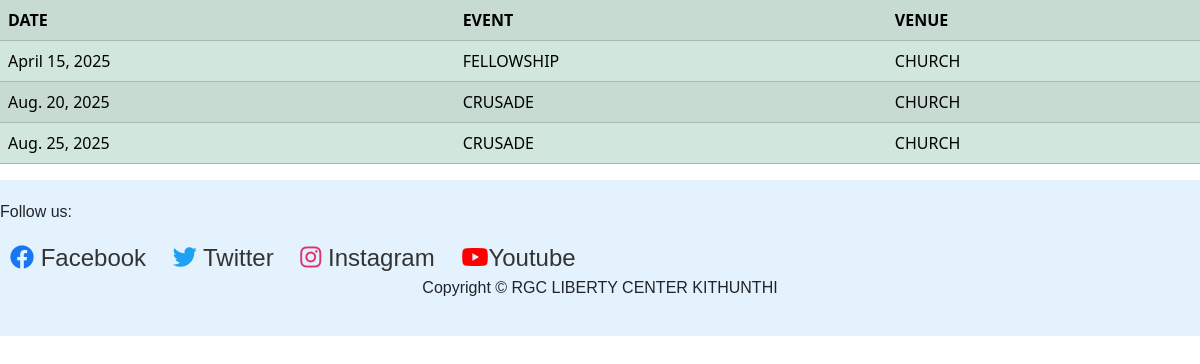
The page /men_ministry/ on the database its author committed.
### churchapp/models.py (models this page shows)
class Men_ministry(models.Model):
    DATE = models.DateField(blank=False, null=False)  # Changed to DateField
    EVENT = models.TextField()
    VENUE = models.CharField(max_length=255, blank=False, null=False)

### churchapp/views.py (the view)
# urls.py: path('men_ministry/', views.men_ministry, name='men_ministry'),
def men_ministry(request):
    men=Men_ministry.objects.all().order_by("DATE")
    return render(request,'men_ministry.html',{"men":men})

### churchapp/templates/men_ministry.html (shortened to what this page needs)
{% load static %}
<!DOCTYPE html>
<html lang="en">
<head>
    <link rel="stylesheet" href="{% static 'styles.css'%}">
    <link href="https://cdn.jsdelivr.net/npm/bootstrap@5.3.3/dist/css/bootstrap.min.css" rel="stylesheet">
     <link href="https://cdnjs.cloudflare.com/ajax/libs/font-awesome/6.0.0-beta3/css/all.min.css" rel="stylesheet">
</head>
<body>
    <main>
      <table class="table table-success table-striped">
        <tr>
            <th>DATE</th>
            <th>EVENT</th>
            <th>VENUE</th>
        </tr>
        {% for men in men %}
        <tr>
            <td>{{men.DATE}}</td>
            <td>{{men.EVENT}}</td>
            <td>{{men.VENUE}}</td>
        </tr>
        {% endfor  %}
  </table>
    </main>
    <footer>
        <p>Follow us:</p>
     <div class="social-media-icons">
      <a href="https://facebook.com/Rgc-kithunthi jlc" target="_blank">
      <i class="fab fa-facebook"  style="color: #1877F2;""></i> Facebook
      </a>
      <a href="https://twitter.com/@PeterMMb" target="_blank">
        <i class="fab fa-twitter" style="color: #1DA1F2;"></i></i> Twitter
      </a>
      <a href="https://instagram.com/mbuvip" target="_blank">
      <i class="fab fa-instagram" style="color: #E1306C;"></i> Instagram
      </a>
      <a href="https://www.youtube.com/@petermbuvi6369" target="_blank" style="text-decoration: none;">
        <i class="fab fa-youtube" style="color: #FF0000; font-size: 24px;"></i>Youtube
      </a>
        <p id="copyright">Copyright &copy RGC LIBERTY CENTER KITHUNTHI</p>
    </footer>
</body>
</html>

### churchapp/static/styles.css (style rules this page uses)
footer { background-color:#e3f2fd ; padding: 20px 0px; font-family: Arial, sans-serif; }
#copyright { text-align: center; }
.social-media-icons a { font-size: 24px; margin: 0 10px; color: #333; text-decoration: none; }

### rows shown on the page
Men_ministry: DATE "April 15, 2025", EVENT "FELLOWSHIP", VENUE "CHURCH"
Men_ministry: DATE "Aug. 20, 2025", EVENT "CRUSADE", VENUE "CHURCH"
Men_ministry: DATE "Aug. 25, 2025", EVENT "CRUSADE", VENUE "CHURCH"
